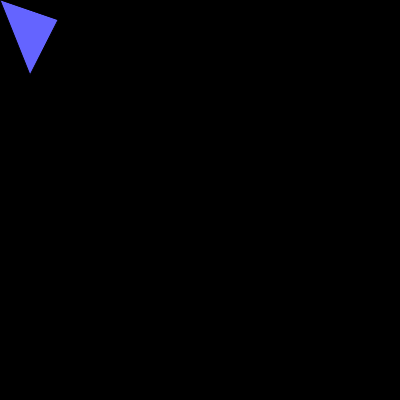
Frame 1 (no input)
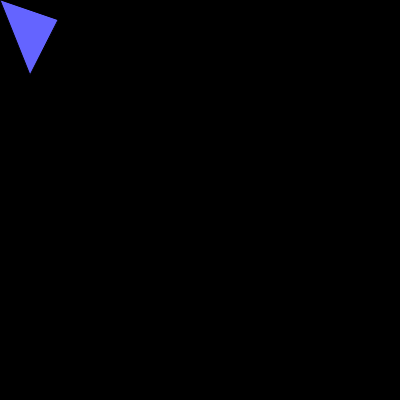
Frame 60 (no input)
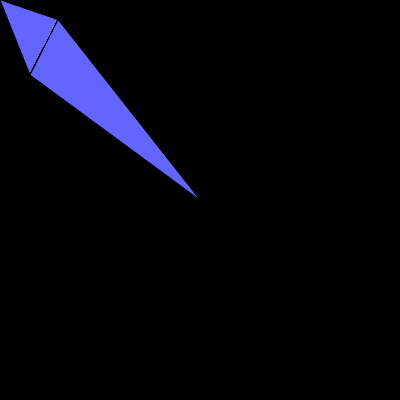
Frame 120 (the mouse pressed at the canvas centre since frame 60)

The p5.js sketch that drew these frames (run headless with seeded random() and noise() and a simulated clock; from frame 60 on, the mouse is pressed at the canvas centre):

// p5.js sketch
// ── sketch.js
function setup() {
  createCanvas(400, 400)
  background(0, 0, 0)
}

function draw() {
  fill(100, 100, 255)
  triangle(mouseX, mouseY, 30, 75, 58, 20, 86, 75);
}
